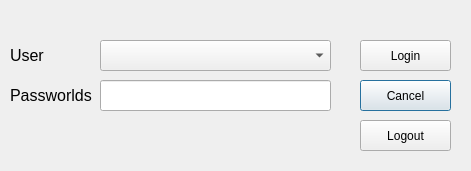
<?xml version="1.0" encoding="UTF-8"?>
<ui version="4.0">
 <class>Login</class>
 <widget class="QDialog" name="Login">
  <property name="geometry">
   <rect>
    <x>0</x>
    <y>0</y>
    <width>471</width>
    <height>171</height>
   </rect>
  </property>
  <property name="windowTitle">
   <string>Change User</string>
  </property>
  <widget class="QComboBox" name="userBox">
   <property name="geometry">
    <rect>
     <x>100</x>
     <y>40</y>
     <width>231</width>
     <height>31</height>
    </rect>
   </property>
  </widget>
  <widget class="QLineEdit" name="pass_loginEdit">
   <property name="geometry">
    <rect>
     <x>100</x>
     <y>80</y>
     <width>231</width>
     <height>31</height>
    </rect>
   </property>
  </widget>
  <widget class="QPushButton" name="cancelBtn">
   <property name="geometry">
    <rect>
     <x>360</x>
     <y>80</y>
     <width>91</width>
     <height>31</height>
    </rect>
   </property>
   <property name="text">
    <string>Cancel</string>
   </property>
  </widget>
  <widget class="QPushButton" name="loginBtn">
   <property name="geometry">
    <rect>
     <x>360</x>
     <y>40</y>
     <width>91</width>
     <height>31</height>
    </rect>
   </property>
   <property name="text">
    <string>Login</string>
   </property>
  </widget>
  <widget class="QLabel" name="label">
   <property name="geometry">
    <rect>
     <x>10</x>
     <y>40</y>
     <width>41</width>
     <height>31</height>
    </rect>
   </property>
   <property name="text">
    <string>&lt;html&gt;&lt;head/&gt;&lt;body&gt;&lt;p&gt;&lt;span style=&quot; font-size:12pt;&quot;&gt;User&lt;/span&gt;&lt;/p&gt;&lt;/body&gt;&lt;/html&gt;</string>
   </property>
  </widget>
  <widget class="QLabel" name="label_2">
   <property name="geometry">
    <rect>
     <x>10</x>
     <y>80</y>
     <width>91</width>
     <height>31</height>
    </rect>
   </property>
   <property name="text">
    <string>&lt;html&gt;&lt;head/&gt;&lt;body&gt;&lt;p&gt;&lt;span style=&quot; font-size:12pt;&quot;&gt;Passworlds&lt;/span&gt;&lt;/p&gt;&lt;/body&gt;&lt;/html&gt;</string>
   </property>
  </widget>
  <widget class="QPushButton" name="logoutBtn">
   <property name="geometry">
    <rect>
     <x>360</x>
     <y>120</y>
     <width>91</width>
     <height>31</height>
    </rect>
   </property>
   <property name="text">
    <string>Logout</string>
   </property>
  </widget>
 </widget>
 <resources/>
 <connections/>
</ui>
